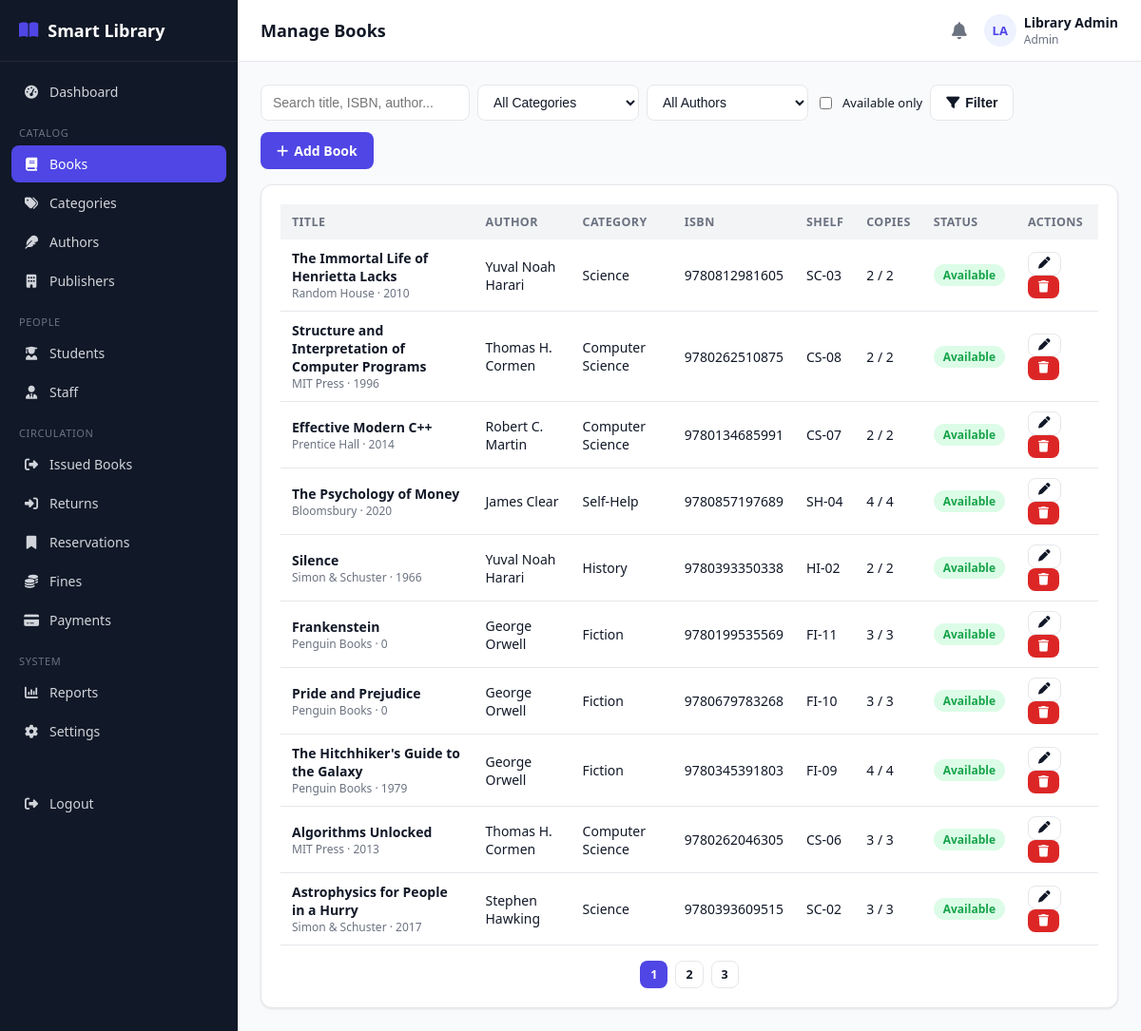
The app's page /admin/books.php (signed in) with its own data.
### tables this page shows
CREATE TABLE books (
    id INT AUTO_INCREMENT PRIMARY KEY,
    isbn VARCHAR(30) NOT NULL UNIQUE,
    title VARCHAR(200) NOT NULL,
    author_id INT DEFAULT NULL,
    category_id INT DEFAULT NULL,
    publisher_id INT DEFAULT NULL,
    publication_year YEAR DEFAULT NULL,
    edition VARCHAR(30) DEFAULT NULL,
    language VARCHAR(40) DEFAULT 'English',
    pages INT DEFAULT NULL,
    price DECIMAL(10,2) DEFAULT 0.00,
    shelf_number VARCHAR(30) DEFAULT NULL,
    total_copies INT NOT NULL DEFAULT 1,
    available_copies INT NOT NULL DEFAULT 1,
    description TEXT DEFAULT NULL,
    image VARCHAR(255) DEFAULT NULL,
    status ENUM('active','inactive') NOT NULL DEFAULT 'active',
    created_at TIMESTAMP DEFAULT CURRENT_TIMESTAMP,
    updated_at TIMESTAMP DEFAULT CURRENT_TIMESTAMP ON UPDATE CURRENT_TIMESTAMP,
    FOREIGN KEY (author_id) REFERENCES authors(id) ON DELETE SET NULL,
    FOREIGN KEY (category_id) REFERENCES categories(id) ON DELETE SET NULL,
    FOREIGN KEY (publisher_id) REFERENCES publishers(id) ON DELETE SET NULL,
    INDEX idx_title (title),
    INDEX idx_isbn (isbn)
);

CREATE TABLE publishers (
    id INT AUTO_INCREMENT PRIMARY KEY,
    name VARCHAR(150) NOT NULL,
    address VARCHAR(255) DEFAULT NULL
);

CREATE TABLE authors (
    id INT AUTO_INCREMENT PRIMARY KEY,
    name VARCHAR(150) NOT NULL,
    bio TEXT DEFAULT NULL
);

CREATE TABLE categories (
    id INT AUTO_INCREMENT PRIMARY KEY,
    name VARCHAR(100) NOT NULL UNIQUE,
    description VARCHAR(255) DEFAULT NULL
);

### admin/books.php (the view, shortened to what this page needs)
<?php
require_once __DIR__ . '/../includes/functions.php';
require_once __DIR__ . '/../includes/auth-check.php';
$search   = trim($_GET['q'] ?? '');
$catId    = $_GET['category'] ?? '';
$authId   = $_GET['author'] ?? '';
$availOnly = !empty($_GET['available']);
$page     = max(1, (int)($_GET['page'] ?? 1));
$perPage  = 10;
$where = [];
$params = [];
$whereSql = $where ? ('WHERE ' . implode(' AND ', $where)) : '';
$countStmt = $pdo->prepare("SELECT COUNT(*) FROM books b LEFT JOIN authors a ON a.id=b.author_id $whereSql");
$countStmt->execute($params);
$totalRows = (int)$countStmt->fetchColumn();
$totalPages = max(1, ceil($totalRows / $perPage));
$offset = ($page - 1) * $perPage;
$sql = "SELECT b.*, a.name author_name, c.name category_name, p.name publisher_name
        FROM books b
        LEFT JOIN authors a ON a.id = b.author_id
        LEFT JOIN categories c ON c.id = b.category_id
        LEFT JOIN publishers p ON p.id = b.publisher_id
        $whereSql
        ORDER BY b.id DESC LIMIT $perPage OFFSET $offset";
$stmt = $pdo->prepare($sql);
$stmt->execute($params);
$books = $stmt->fetchAll();
include __DIR__ . '/../includes/header.php';
?>
<div class="table-toolbar">
    <form method="GET" class="flex gap-2" style="flex-wrap:wrap;">
        <input type="text" name="q" class="form-control" style="width:220px;" placeholder="Search title, ISBN, author..." value="<?= e($search) ?>">
        <select name="category" class="form-control" style="width:170px;">
            <option value="">All Categories</option>
        </select>
        <select name="author" class="form-control" style="width:170px;">
            <option value="">All Authors</option>
        </select>
        <label class="flex items-center gap-2" style="font-size:13px;">
            <input type="checkbox" name="available" value="1" <?= $availOnly ? 'checked' : '' ?>> Available only
        </label>
        <button class="btn btn-outline" type="submit"><i class="fa-solid fa-filter"></i> Filter</button>
    </form>
    <a href="books.php?action=add" class="btn btn-primary"><i class="fa-solid fa-plus"></i> Add Book</a>
</div>
<div class="card">
    <?php if (!$books): ?>
        <div class="empty-state"><i class="fa-solid fa-book"></i>No books found. Try adjusting your filters or add a new book.</div>
    <?php else: ?>
    <div class="table-wrap">
        <table class="data-table">
            <thead><tr>
                <th>Title</th><th>Author</th><th>Category</th><th>ISBN</th>
                <th>Shelf</th><th>Copies</th><th>Status</th><th>Actions</th>
            </tr></thead>
            <tbody>
            <?php foreach ($books as $b): ?>
                <tr>
                    <td><strong><?= e($b['title']) ?></strong><div class="text-muted" style="font-size:12px;"><?= e($b['publisher_name']) ?> &middot; <?= e($b['publication_year']) ?></div></td>
                    <td><?= e($b['author_name'] ?? '—') ?></td>
                    <td><?= e($b['category_name'] ?? '—') ?></td>
                    <td><?= e($b['isbn']) ?></td>
                    <td><?= e($b['shelf_number']) ?></td>
                    <td><?= (int)$b['available_copies'] ?> / <?= (int)$b['total_copies'] ?></td>
                    <td><?= statusBadge($b['available_copies'] > 0 ? 'available' : 'issued') ?></td>
                    <td>
                        <a class="btn btn-sm btn-outline" href="books.php?edit=<?= $b['id'] ?>"><i class="fa-solid fa-pen"></i></a>
                        <form method="POST" style="display:inline;" data-confirm="Delete this book? This cannot be undone.">
                            <button class="btn btn-sm btn-danger" type="submit"><i class="fa-solid fa-trash"></i></button>
                        </form>
                    </td>
                </tr>
            <?php endforeach; ?>
            </tbody>
        </table>
    </div>
    <?php if ($totalPages > 1): ?>
        <div class="flex gap-2" style="margin-top:16px; justify-content:center;">
            <?php for ($p = 1; $p <= $totalPages; $p++): ?>
                <a class="btn btn-sm <?= $p == $page ? 'btn-primary' : 'btn-outline' ?>"
                   href="?page=<?= $p ?>&q=<?= urlencode($search) ?>&category=<?= e($catId) ?>&author=<?= e($authId) ?>"><?= $p ?></a>
            <?php endfor; ?>
        </div>
    <?php endif; ?>
    <?php endif; ?>
</div>
<?php include __DIR__ . '/../includes/footer.php'; ?>

### includes/functions.php (shortened to what this page needs)
<?php
function e($value) {
    return htmlspecialchars($value ?? '', ENT_QUOTES, 'UTF-8');
}
function statusBadge($status) {
    $colors = [
        'active' => 'badge-green', 'available' => 'badge-green', 'paid' => 'badge-green',
        'returned' => 'badge-green', 'completed' => 'badge-green', 'approved' => 'badge-green', 'ready' => 'badge-green',
        'issued' => 'badge-blue', 'pending' => 'badge-yellow',
        'overdue' => 'badge-red', 'inactive' => 'badge-gray', 'cancelled' => 'badge-gray',
        'expired' => 'badge-gray', 'lost' => 'badge-red', 'damaged' => 'badge-red', 'waived' => 'badge-gray',
    ];
    $class = $colors[$status] ?? 'badge-gray';
    return '<span class="badge ' . $class . '">' . e(ucfirst($status)) . '</span>';
}

### assets/css/style.css (style rules this page uses)
:root { --primary: #4f46e5; --primary-dark: #4338ca; --primary-light: #eef2ff; --success: #16a34a; --success-light: #dcfce7; --warning: #ca8a04; --warning-light: #fef9c3; --danger: #dc2626; --danger-light: #fee2e2; --gray: #6b7280; --gray-light: #f3f4f6; --border: #e5e7eb; --text: #111827; --text-muted: #6b7280; --bg: #f9fafb; --white: #ffffff; --sidebar-w: 250px; --radius: 12px; --shadow: 0 1px 3px rgba(0,0,0,0.06), 0 1px 2px rgba(0,0,0,0.04); }
* { box-sizing: border-box; }
body { margin: 0; font-family: 'Segoe UI', system-ui, -apple-system, Roboto, sans-serif; background: var(--bg); color: var(--text); font-size: 15px; }
a { color: var(--primary); text-decoration: none; }
.card { background: var(--white); border: 1px solid var(--border); border-radius: var(--radius); box-shadow: var(--shadow); padding: 20px; }
.btn { display: inline-flex; align-items: center; gap: 6px; padding: 9px 16px; border-radius: 8px; border: 1px solid transparent; font-size: 14px; font-weight: 600; cursor: pointer; text-decoration: none; }
.btn-primary { background: var(--primary); color: #fff; }
.btn-outline { background: #fff; border-color: var(--border); color: var(--text); }
.btn-danger { background: var(--danger); color: #fff; }
.btn-sm { padding: 5px 10px; font-size: 12.5px; }
.form-control { width: 100%; padding: 9px 12px; border: 1px solid var(--border); border-radius: 8px; font-size: 14px; background: #fff; color: var(--text); }
.table-wrap { overflow-x: auto; }
table.data-table { width: 100%; border-collapse: collapse; font-size: 14px; }
.data-table th { text-align: left; padding: 10px 12px; background: var(--gray-light); font-weight: 700; font-size: 12.5px; text-transform: uppercase; letter-spacing: 0.03em; color: var(--text-muted); white-space: nowrap; }
.data-table td { padding: 10px 12px; border-bottom: 1px solid var(--border); vertical-align: middle; }
.table-toolbar { display: flex; justify-content: space-between; align-items: center; margin-bottom: 16px; gap: 12px; flex-wrap: wrap; }
.badge { padding: 3px 10px; border-radius: 999px; font-size: 12px; font-weight: 700; display: inline-block; }
.badge-green { background: var(--success-light); color: var(--success); }
.text-muted { color: var(--text-muted); }
.flex { display: flex; }
.gap-2 { gap: 8px; }
.items-center { align-items: center; }

### records on screen
books: title "The Immortal Life of Henrietta Lacks", publisher.name "Random House", publication_year "2010", author.name "Yuval Noah Harari", category.name "Science", isbn "9780812981605", shelf_number "SC-03", available_copies "2", total_copies "2"
books: title "Structure and Interpretation of Computer Programs", publisher.name "MIT Press", publication_year "1996", author.name "Thomas H. Cormen", category.name "Computer Science", isbn "9780262510875", shelf_number "CS-08", available_copies "2", total_copies "2"
books: title "Effective Modern C++", publisher.name "Prentice Hall", publication_year "2014", author.name "Robert C. Martin", category.name "Computer Science", isbn "9780134685991", shelf_number "CS-07", available_copies "2", total_copies "2"
books: title "The Psychology of Money", publisher.name "Bloomsbury", publication_year "2020", author.name "James Clear", category.name "Self-Help", isbn "9780857197689", shelf_number "SH-04", available_copies "4", total_copies "4"
books: title "Silence", publisher.name "Simon & Schuster", publication_year "1966", author.name "Yuval Noah Harari", category.name "History", isbn "9780393350338", shelf_number "HI-02", available_copies "2", total_copies "2"
books: title "Frankenstein", publisher.name "Penguin Books", publication_year "0", author.name "George Orwell", category.name "Fiction", isbn "9780199535569", shelf_number "FI-11", available_copies "3", total_copies "3"
books: title "Pride and Prejudice", publisher.name "Penguin Books", publication_year "0", author.name "George Orwell", category.name "Fiction", isbn "9780679783268", shelf_number "FI-10", available_copies "3", total_copies "3"
books: title "The Hitchhiker's Guide to the Galaxy", publisher.name "Penguin Books", publication_year "1979", author.name "George Orwell", category.name "Fiction", isbn "9780345391803", shelf_number "FI-09", available_copies "4", total_copies "4"
books: title "Algorithms Unlocked", publisher.name "MIT Press", publication_year "2013", author.name "Thomas H. Cormen", category.name "Computer Science", isbn "9780262046305", shelf_number "CS-06", available_copies "3", total_copies "3"
books: title "Astrophysics for People in a Hurry", publisher.name "Simon & Schuster", publication_year "2017", author.name "Stephen Hawking", category.name "Science", isbn "9780393609515", shelf_number "SC-02", available_copies "3", total_copies "3"

### other values on screen
$label "Dashboard"
$item['_section'] "CATALOG"
$label "Books"
$label "Categories"
$label "Authors"
$label "Publishers"
$item['_section'] "PEOPLE"
$label "Students"
$label "Staff"
$item['_section'] "CIRCULATION"
$label "Issued Books"
$label "Returns"
$label "Reservations"
$label "Fines"
$label "Payments"
